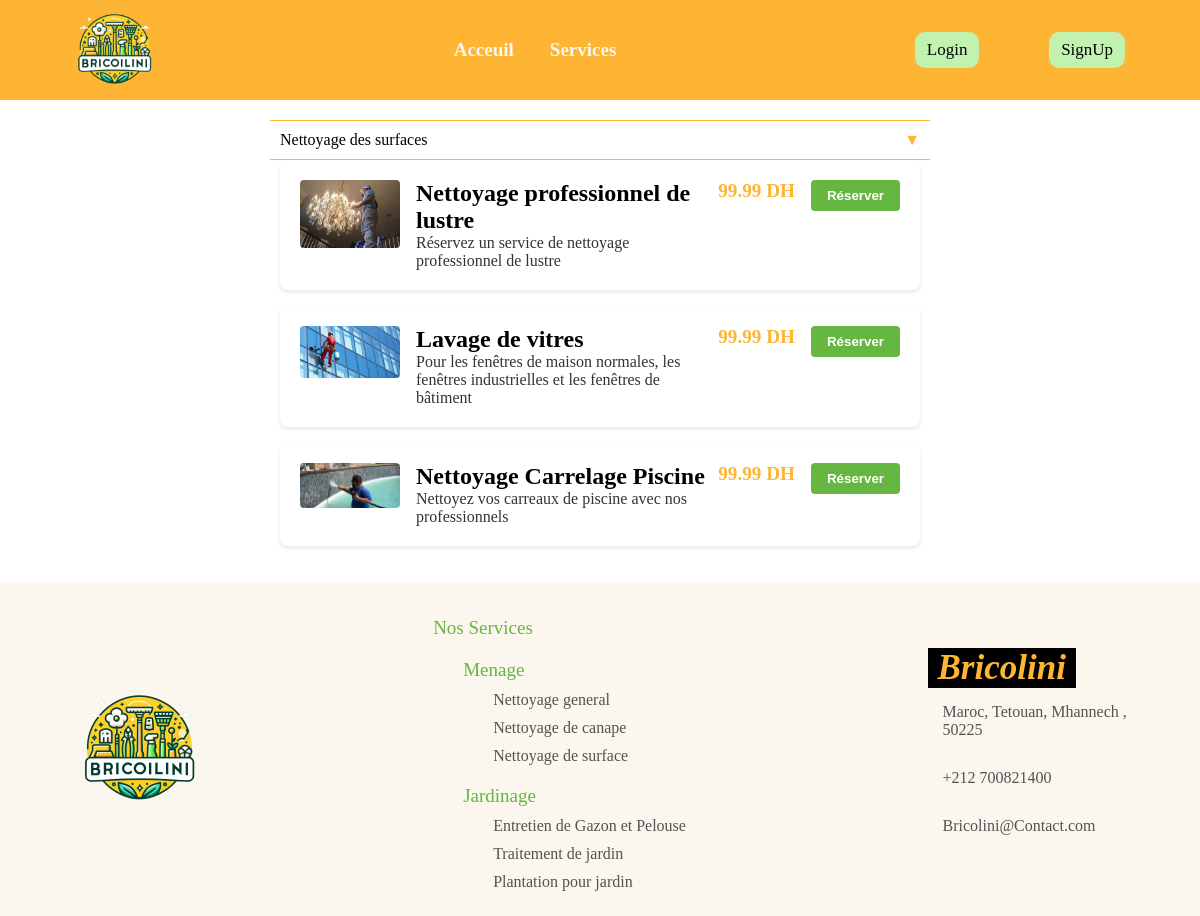
Screenshot of /Services/nettoyagedessurfaces with the database file from the repository.
### tables this page shows
CREATE TABLE IF NOT EXISTS `services` (
  `id` int NOT NULL AUTO_INCREMENT,
  `Id_P` int DEFAULT NULL,
  `Nom` varchar(255) DEFAULT NULL,
  `Description` varchar(255) DEFAULT NULL,
  `Prix` float DEFAULT NULL,
  `Note` float DEFAULT NULL,
  `Nbr_commande` int DEFAULT NULL,
  `image` varchar(255) DEFAULT NULL,
  `categorie` varchar(50) DEFAULT NULL,
  `sousCategorie` varchar(255) DEFAULT NULL,
  PRIMARY KEY (`id`),
  KEY `Id_P` (`Id_P`)
);

### Controllers/Controller.php (called while the page is built, shortened)
<?php
abstract class Controller
{
    public function loadView(string $view, array $data = [])
    {
        extract($data);
        require_once(ROOT . 'Views/' . strtolower(get_class($this)) . '/' . $view . '.php');
    }
}

### Controllers/Services.php (called while the page is built, shortened)
<?php
class Services extends Controller
{
    public function nettoyagedessurfaces()
    {
        $sousCategorie = "Nettoyage des surfaces";
        $Services = $this->Service->get_Offre($sousCategorie);
        $this->loadView("Net_Surf", compact("Services"));
    }
}
?>

### Models/Service.php (called while the page is built, shortened)
<?php
class Service extends Model {
    public function __construct() {
        $this->table = "services";
    }
    public function get_Offre(String $nom){
        $sql = "SELECT * FROM " . $this->table . " WHERE sousCategorie = '" . $nom."'";
        $query = self::$instance->prepare($sql);
        $query->execute();
        return $query->fetchAll();
    }
}
?>

### Views/Services/Net_Surf.php (the view, shortened to what this page needs)
<!DOCTYPE html>
<html lang="en">
<head>
    <link rel="stylesheet" href="http://localhost/Bricolini/Views/public/style/Style.css">
    <link rel="stylesheet" href="http://localhost/Bricolini/Views/public/style/styleoffre.css">
</head>
<body>
    <?php include 'Views/Components/Nav.php'; ?>
    <section class="services-section">
    <div class="dropdown active">Nettoyage des surfaces</div>
    <div class="content">
    <?php foreach ($Services as $service): ?>
        <form id="form-<?= $service['id'] ?>" method="post" class="ajax-form">
            <div class="service-item">
                <div class="service-image">
                    <img src="http://<?= $_SERVER['SERVER_NAME'] ?>/Bricolini/Views/public/images/<?= $service['image'] ?>">
                </div>
                <div class="service-description">
                    <h2 class="service-title"><?= $service['Nom'] ?></h2>
                    <p><?= $service['Description'] ?></p>
                </div>
                <p class="service-price"><?= $service['Prix'] ?> DH</p>
                <button class="reserve-button">Réserver</button>
            </div>
        </form>
    <?php endforeach; ?>
        </div>
    </section>
<?php include 'Views/Components/Footer.php'; ?>
</body>
</html>

### Views/public/style/Style.css (style rules this page uses)
* { margin: 0; padding: 0; box-sizing: border-box; }
:root { --orange:#FFB534; --white:#FBF6EE; --lightGreen:#C1F2B0; --green:#65B741; --fontSmall:'Trebuchet MS'; --fontBig:'Franklin Gothic Medium'; }

### Views/public/style/styleoffre.css (style rules this page uses)
body { background-color: #FFFFFF; }
.services-section { max-width: 700px; margin: 0 auto; padding: 20px; }
.service-item { display: flex; align-items: flex-start; padding: 20px; background: #FFFFFF; border-radius: 8px; box-shadow: 0 2px 4px rgba(0, 0, 0, 0.1); margin-bottom: 16px; transition: box-shadow 0.2s; }
.service-image { margin-right: 16px; }
.service-image img { width: 100px; height: auto; border-radius: 4px; }
.service-description { flex: 1; color: #333; }
.service-price { color: #FFB534; font-weight: bold; margin-right: 16px; font-size: 1.2rem; }
.reserve-button { padding: 8px 16px; background-color: #65B741; color: white; text-align: center; border: none; border-radius: 4px; cursor: pointer; font-weight: bold; }
.dropdown { cursor: pointer; padding: 10px; border: none; background: white; text-align: left; width: 100%; border-top: 1px solid #FFB534; border-bottom: 1px solid #FFB534; }
.dropdown:after { content: '\25B2'; float: right; color: #FFB534; }
.dropdown.active:after { content: '\25BC'; }
.content { padding: 0 10px; max-height: none; overflow: hidden; transition: max-height 0.2s ease-out; background-color: #FFF; }
.service-title { color: #000; margin: 0; }

### rows the page displays
services: image (picture), Nom "Nettoyage professionnel de lustre", Description "Réservez un service de nettoyage professionnel de lustre", Prix "99.99"
services: image (picture), Nom "Lavage de vitres", Description "Pour les fenêtres de maison normales, les fenêtres industrielles et les fenêtres de bâtiment", Prix "99.99"
services: image (picture), Nom "Nettoyage Carrelage Piscine", Description "Nettoyez vos carreaux de piscine avec nos professionnels", Prix "99.99"
